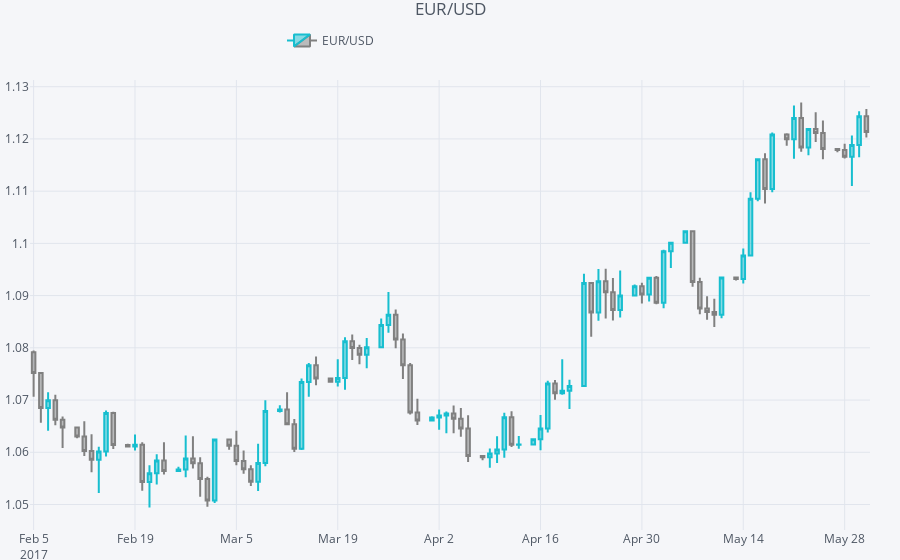

Here is the notebook cell this chart was saved with:
### Code cell
iplot(qf.iplot(asFigure=True))
